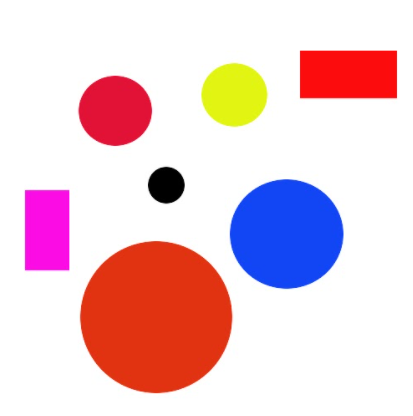
#> input picture Examples/colorextract.png, 413 x 416 px
$ python Checking_taskbar_function.py
#> lines starting #> are read from the running program, lines starting #| are printed output that depends on the picture; after the words box and inside, x2 and y2 are one past the last pixel; in counts of white or black regions, pixels touching at a corner belong together
import cv2
import numpy as np
import math
img=cv2.imread('colorextract.png',1)
#> img is the input picture: shape (416, 413, 3); mean B, G, R 211.3, 204.1, 235.3
r,g,b=img[:,:,2],img[:,:,1],img[:,:,0]
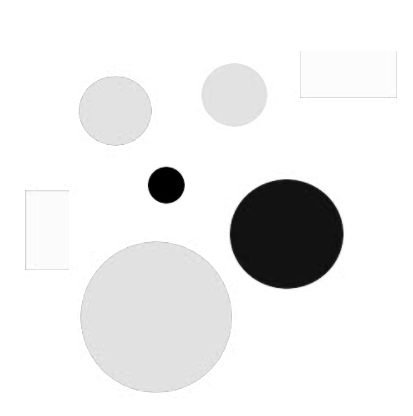
#> r: shape (416, 413); min 0, max 255, mean 235.3
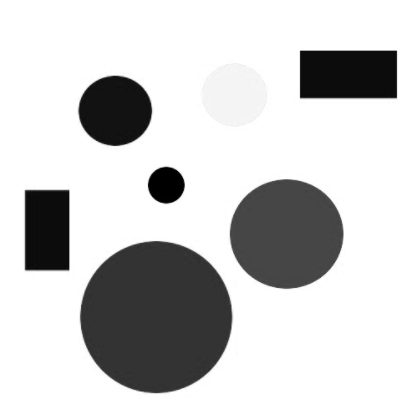
#> g: shape (416, 413); min 0, max 255, mean 204.1
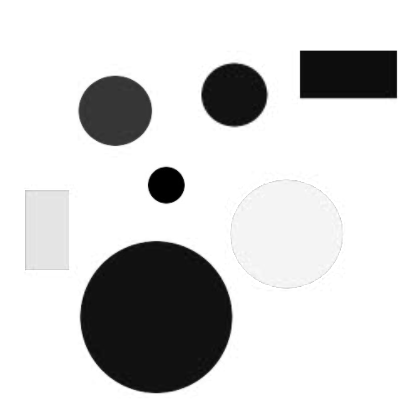
#> b: shape (416, 413); min 0, max 255, mean 211.3
n,m,l=img.shape
#> n = 416; m = 413; l = 3
gray=np.full((n,m),0)

mask1 = cv2.inRange(img, (0, 0, 50), (50, 50,255))
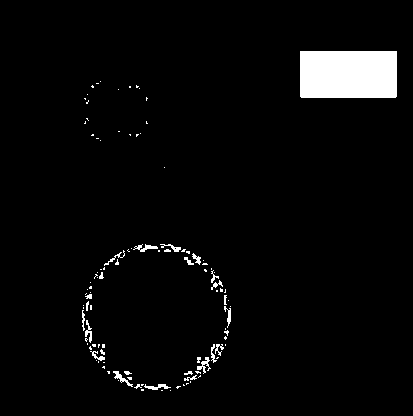
#> mask1: shape (416, 413); 3.6% white; 107 white regions (83 under 20 px), largest, box (x1, y1, x2, y2) and area: (300, 51, 397, 98) 4557, (197, 357, 211, 374) 90, (133, 244, 158, 252) 89
mask2 = cv2.inRange(img, (50,0,0), (255, 50, 50))
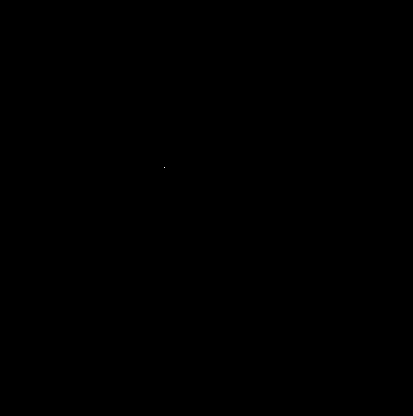
#> mask2: shape (416, 413); 0% white in thin lines or dots, all inside (x1, y1, x2, y2) = (164, 167, 165, 168)


cv2.imshow('Original Image',img)
cv2.imshow('mask red color',mask1)
cv2.imshow('mask blue color',mask2)


cv2.namedWindow('B&w',cv2.WINDOW_NORMAL)
cv2.imshow('B&W',mask1.astype(np.uint8))
cv2.namedWindow('COLOR',cv2.WINDOW_NORMAL)
cv2.imshow('COLOR',img.astype(np.uint8))
cv2.waitKey(0)
cv2.destroyAllWindows()
